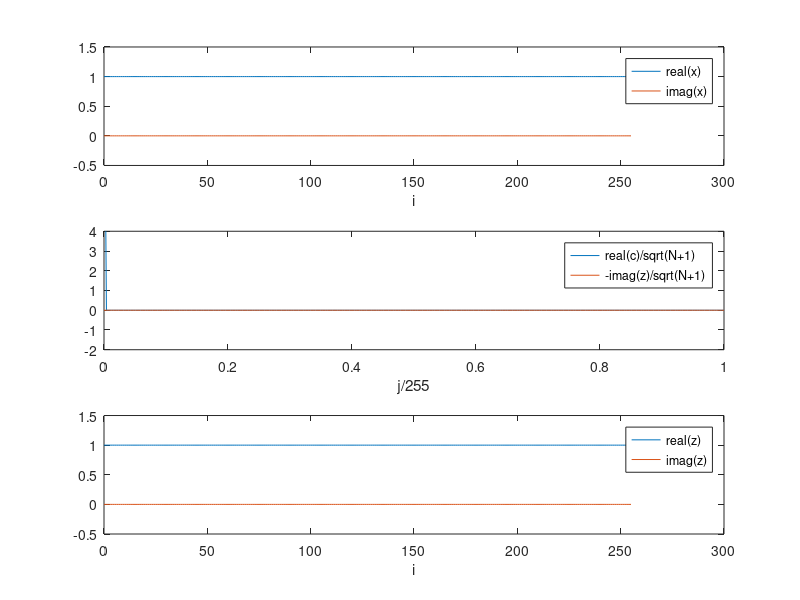

MATLAB code for this plot:
% F4FTSTEPOSS
% The complex FT is used.
% Fourier transform of DOUBLE SIDED step function of width 0 to d.

function F4FTSTEPOSS;
% Original Function
i = (0:1:255);
d = 20;
nx = length(i);
x = (logical(i)>=0) - (logical(i-d)>=0) + (logical(i-255+d)>=0);

figure(1);
subplot(3,1,1);
plot(i,real(x),i,imag(x));
axis([0 300 -0.5 1.5]);
legend('real(x)','imag(x)');
xlabel('i');

%Fourier transform
c = fft(x);
%N = 128
N = length(c)-1;
j = (0:1:N);

subplot(3,1,2);
plot(j/255,real(c)/sqrt(N+1),j/255,-imag(c)/sqrt(N+1));
axis([0 1 -2 4]);
xlabel('j/255');
legend('real(c)/sqrt(N+1)','-imag(z)/sqrt(N+1)');

% The first zero of the FT
% is at 1/2d

%Fourier transform(inverse) of Fourier transform
z = ifft(c);
N = length(c)-1;
k = (0:1:N);

% 1/(2*d)=0.025

subplot(3,1,3);
plot(i,real(z),i,imag(z));
axis([0 300 -0.5 1.5]);
xlabel('i');
legend('real(z)','imag(z)');
